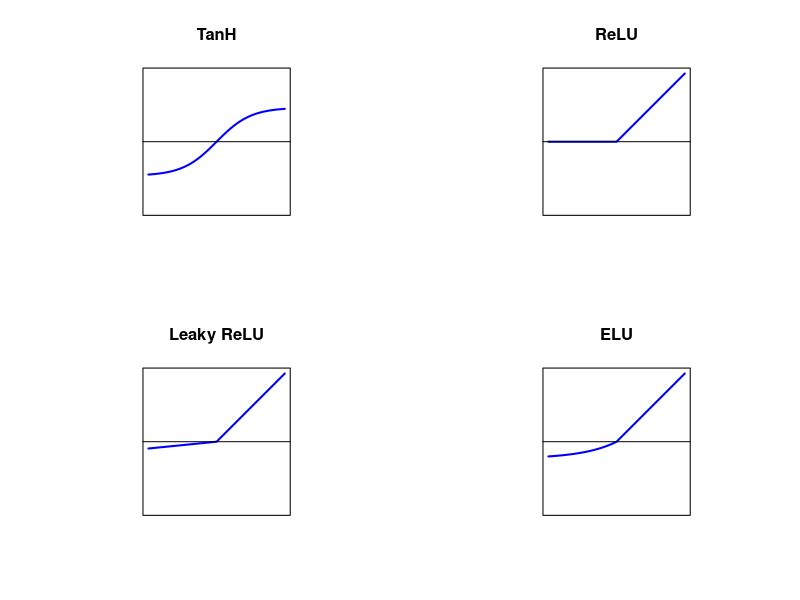

Source code (R):
valores = seq(-2, 2, by=0.02)
relu = function(x){max(0, x)}
leaky_relu = function(x){if(x>0)x else 0.1*x}
elu = function(x, a){if(x>0)x else a*(exp(x)-1)}
resultados_tanh = lapply(valores, tanh)
resultados_relu = lapply(valores, relu)
resultados_leaky_relu = lapply(valores, leaky_relu)
resultados_elu = lapply(valores, elu, a = 0.5)
par(mfrow = c(2,2))
par(pty = "s")
plot(x = valores, y = resultados_tanh, type = 'l',
     main = 'TanH', xlab = '', ylab = '', xlim = c(-2,2), ylim = c(-2,2),
     lwd = 2, col = 'blue', xaxt = 'n', yaxt = 'n')
abline(h = 0)
plot(x = valores, y = resultados_relu, type = 'l',
     main = 'ReLU', xlab = '', ylab = '', xlim = c(-2,2), ylim = c(-2,2),
     lwd = 2, col = 'blue', xaxt = 'n', yaxt = 'n')
abline(h = 0)
plot(x = valores, y = resultados_leaky_relu, type = 'l',
     main = 'Leaky ReLU', xlab = '', ylab = '', xlim = c(-2,2), ylim = c(-2,2), 
     lwd = 2, col = 'blue', xaxt = 'n', yaxt = 'n')
abline(h = 0)
plot(x = valores, y = resultados_elu, type = 'l',
     main = 'ELU', xlab = '', ylab = '', xlim = c(-2,2), ylim = c(-2,2), 
     lwd = 2, col = 'blue', xaxt = 'n', yaxt = 'n')
abline(h = 0)
par(mfrow = c(1,1))
par(pty = "m")